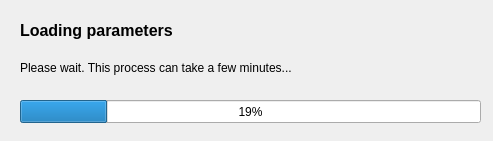
<?xml version="1.0" encoding="UTF-8"?>
<ui version="4.0">
 <class>Dialog</class>
 <widget class="QDialog" name="Dialog">
  <property name="geometry">
   <rect>
    <x>0</x>
    <y>0</y>
    <width>493</width>
    <height>141</height>
   </rect>
  </property>
  <property name="windowTitle">
   <string>Dialog</string>
  </property>
  <widget class="QProgressBar" name="progressBar">
   <property name="geometry">
    <rect>
     <x>20</x>
     <y>100</y>
     <width>461</width>
     <height>23</height>
    </rect>
   </property>
   <property name="maximum">
    <number>126</number>
   </property>
   <property name="value">
    <number>24</number>
   </property>
  </widget>
  <widget class="QLabel" name="label">
   <property name="geometry">
    <rect>
     <x>20</x>
     <y>10</y>
     <width>221</width>
     <height>41</height>
    </rect>
   </property>
   <property name="font">
    <font>
     <pointsize>12</pointsize>
     <weight>75</weight>
     <bold>true</bold>
    </font>
   </property>
   <property name="text">
    <string>Loading parameters</string>
   </property>
  </widget>
  <widget class="QLabel" name="label_2">
   <property name="geometry">
    <rect>
     <x>20</x>
     <y>60</y>
     <width>331</width>
     <height>16</height>
    </rect>
   </property>
   <property name="text">
    <string>Please wait. This process can take a few minutes...</string>
   </property>
  </widget>
 </widget>
 <resources/>
 <connections/>
</ui>
